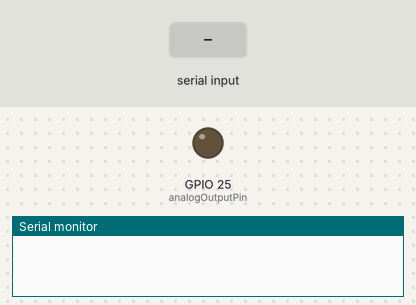
The sketch below on a simulated ESP32. On the bench: output pins drawn as LEDs (lit = HIGH), the last lines printed to the serial monitor. The test bench sets the inputs (shaded band).

Above: at 4.8 s.
4.9 s: "90,45\n" received over Serial
At 6.7 s:
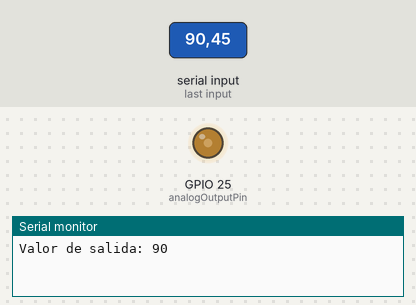
9.5 s: "30,150\n" received over Serial
At 12.5 s:
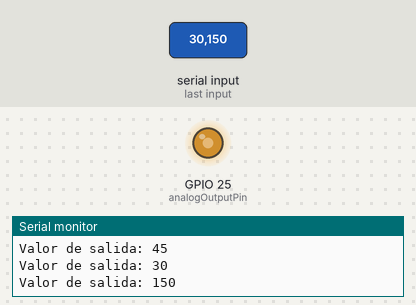
15.5 s: "200\n" received over Serial
At 17.6 s:
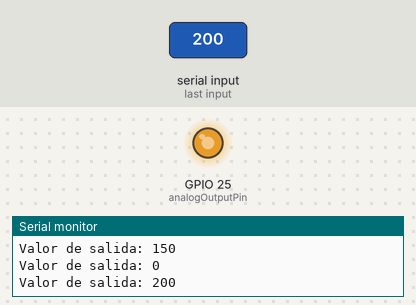
21.5 s: "90\n" received over Serial
At 22.6 s:
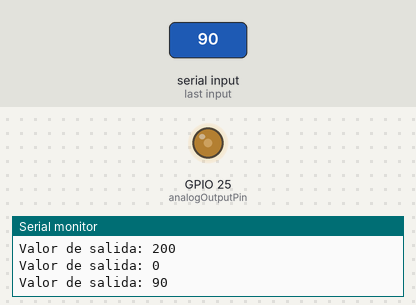
Timing chart, 0 to 26.5 s (numbered marks = the images above; inputs shaded):
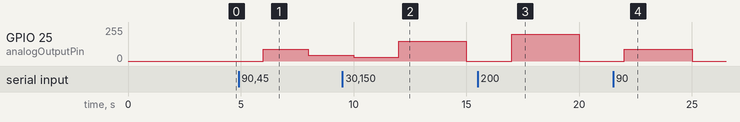

The sketch:

prueba_leer_UART.ino
```cpp
#include <string.h>
#define analogOutputPin 25
#define LED 2

int analogOutputValue = 0;

void setup() {
  Serial.begin(115200);
}

void loop() {
 if (Serial.available() > 0)
 {
  analogOutputValue = Serial.parseInt();
  if (analogOutputValue >= 0 && analogOutputValue <=255)
  {
    dacWrite(analogOutputPin, analogOutputValue);
    Serial.print("Valor de salida: ");
    Serial.print(analogOutputValue);
    Serial.print("\n");
  }
  else
  {
    Serial.print("Valor Incorrecto. Ingresar otro");
  }
 }
 delay(2000);
}
```

Measured:
- after the input at 4.9 s, GPIO 25 (analogOutputPin): 0/255 → 90/255 after 1.1 s, → 45/255 2.0 s later
- after the input at 9.5 s, GPIO 25 (analogOutputPin): 45/255 → 30/255 after 0.50 s, → 150/255 2.0 s later, → 0/255 3.0 s later
- after the input at 15.5 s, GPIO 25 (analogOutputPin): 0/255 → 200/255 after 1.5 s, → 0/255 3.0 s later
- after the input at 21.5 s, GPIO 25 (analogOutputPin): 0/255 → 90/255 after 0.51 s, → 0/255 3.0 s later
